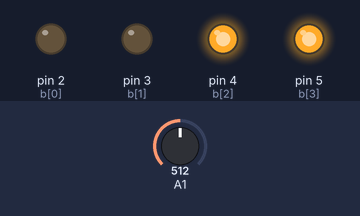
Recording of a sketch running on a simulated Arduino Uno, built with avr-gcc and run on an emulated ATmega328P. Parts: output pins drawn as LEDs (lit = HIGH). The inputs (shaded band) are chosen by the test bench; at power-on: A1 = 512.

Above: at 2.8 s.
2.9 s: A1 set to 22
7.1 s: A1 set to 19
At 8.6 s:
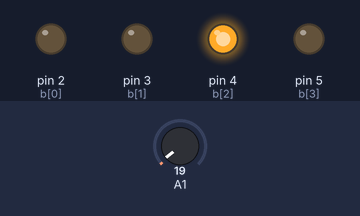
11.3 s: A1 set to 122
At 12.8 s:
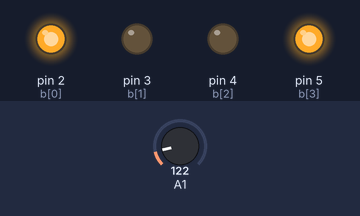
15.5 s: A1 set to 10
At 16.8 s:
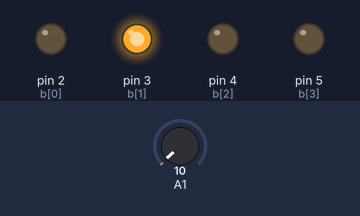
Timing chart, 0 to 20.7 s (numbered marks = the images above; inputs shaded):
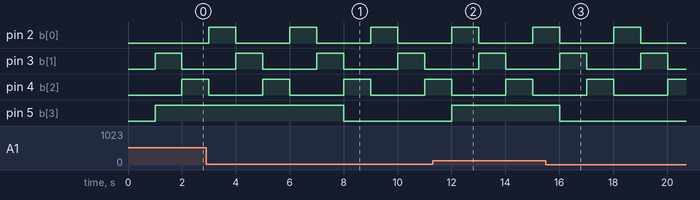

Measured:
- the behaviour switches between 21 and 20 on A1 (found by bisection; images 0 and 1)
- after the input at 7.1 s, pin 5 (b[3]): HIGH → LOW after 0.91 s
- after the input at 11.3 s, pin 5 (b[3]): LOW → HIGH after 0.71 s
- after the input at 15.5 s, pin 5 (b[3]): HIGH → LOW after 0.52 s
- by itself, pin 3 (b[1]): alternates HIGH for 1.0 s and LOW for 2.0 s

The sketch:

gjohn010_lab4_part3.ino
```cpp
//Lab 4 Exercise 3
//Link to demo: https://youtube.com/shorts/lPCp4OtH1wc

enum States{INIT, L1, L2, L3, L4, P1, P2, P3, P4} SM1_state = INIT;
unsigned long period;
unsigned long lastRan;

// Array of Output Pin variables, set to the pins being used
const int b_size = 4;
const int b[b_size] = {2, 3, 4, 5};
const char count[4] = {0x03, 0x06, 0x0C, 0x0F};
const char count2[4] = {0x05, 0x0A, 0x09, 0x06};
// Output Buffer
int b_buf = 0x00;
// Input Variables

// Reset the Output Buffer.
void resetBuffer() {
    for(int i = 0; i < b_size; i++) {
        // Note this is an arduino function call to the pins
        digitalWrite(b[i], LOW);
    }
}
// Writes to the buffer. Note this function ORs the current value with the new value
// Note that size is an optional argument with default size the same as the buffer
void writeBuffer(unsigned char b_temp, int size = b_size)
{
    for (int i = (size - 1); i >= 0; i--) {
        if ((b_temp >> i) & 0x01) {
        digitalWrite(b[i], HIGH);
        }
    }

}

void setup(){
    // LEDs
    for(int i = 0; i < b_size; i++)
    {
        pinMode(b[i], OUTPUT);
    }
    Serial.begin(9600);
    period = 1000;
    lastRan = 0;

}
// This function takes in the state as an argument & returns the current state
int SM1_Tick(int state){
    int value = analogRead(A1);

    switch(state){ // State transitions

      case INIT:
       state = L1;
      break;
      case L1:
        state = L2;
      break;
      case L2:
        state = INIT;

      break;

      default:
        break;
    }
    switch(state){ // State Action

      case INIT:
        resetBuffer();
        writeBuffer(0x01);
        if(value > 20) {
          digitalWrite(b[3], HIGH);
        }
        else {
          digitalWrite(b[3], LOW);
        }
        break;
      case L1:
        resetBuffer();
        writeBuffer(0x02);
        if(value > 20) {
          digitalWrite(b[3], HIGH);
        }
        else {
          digitalWrite(b[3], LOW);
        }
     break;

      case L2:
        resetBuffer();
        writeBuffer(0x04);
        if(value > 20) {
          digitalWrite(b[3], HIGH);
        }
        else {
          digitalWrite(b[3], LOW);
        }

      break;

      default:
        break;
    }

    return state;
}

void loop(){
    ///Default arduino function
    // We have to cast the return value of the tick function to type States
    if ((millis() - lastRan) > period) {
      SM1_state = (States)SM1_Tick(SM1_state);
      lastRan = millis();
    }

}
```
